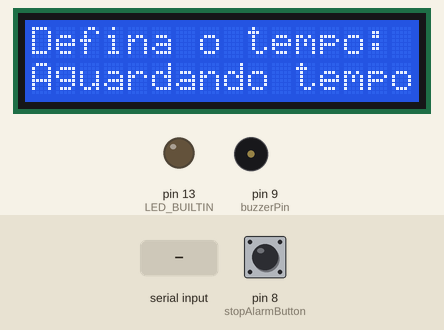
A sketch run on a simulated Arduino Uno, built with avr-gcc and run on an emulated ATmega328P. On the bench: 16×2 character LCD, output pins drawn as LEDs (lit = HIGH), buzzer (waves = sounding). Inputs (shaded band) come from the test bench; at power-on: pin 8 (stopAlarmButton) HIGH.

Above: at 1.1 s.
1.2 s: "90:45:200\n" received over Serial
At 2.7 s:
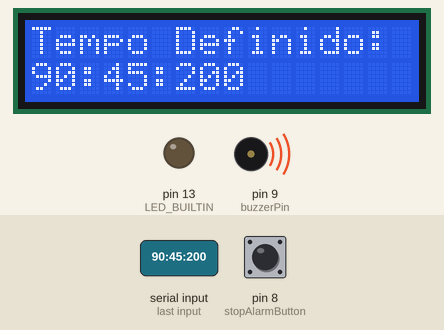
4.2 s: pin 8 (stopAlarmButton) pulled LOW for 0.15 s
At 4.6 s:
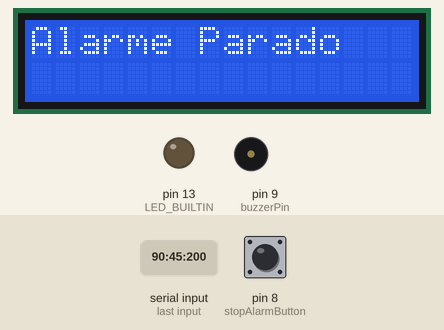
6.8 s: "30:150:10\n" received over Serial
At 8.8 s:
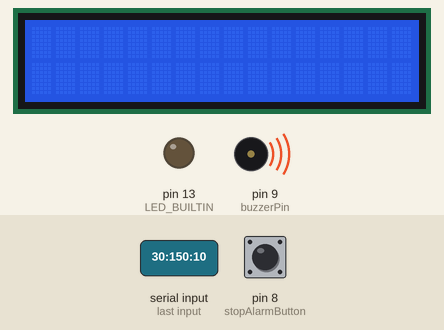
9.8 s: pin 8 (stopAlarmButton) pulled LOW for 1 s
At 11.3 s:
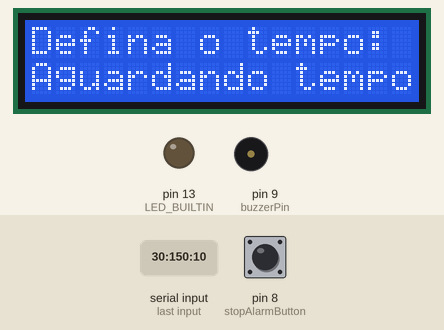
12.4 s: "90:45\n" received over Serial
At 13.3 s:
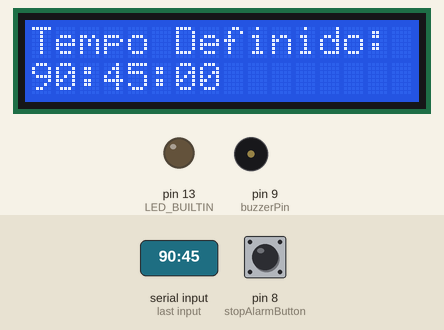
15.4 s: pin 8 (stopAlarmButton) pulled LOW for 3.2 s
At 17.9 s:
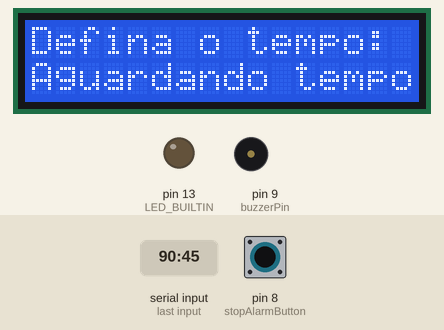
Timing chart, 0 to 19.4 s (numbered marks = the images above; inputs shaded):
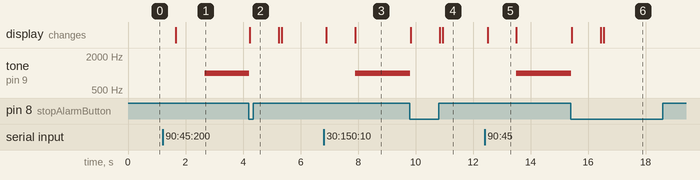

The sketch:

temporizador.ino
```cpp
#include <Adafruit_LiquidCrystal.h>


Adafruit_LiquidCrystal lcd(0);

int seconds = 0;
int buzzerPin = 9;
int pauseButton = 7;
int stopAlarmButton = 8;
bool alarmActive = false;
bool paused = false;
bool lastPauseState = HIGH;

void setup() {
  lcd.begin(16,2); // Inicializa o LCD I2C

  pinMode(buzzerPin, OUTPUT);
  pinMode(pauseButton, INPUT_PULLUP);
  pinMode(stopAlarmButton, INPUT_PULLUP);
  pinMode(LED_BUILTIN, OUTPUT);

  Serial.begin(9600);

  lcd.setCursor(0, 0);
  lcd.print("Defina o tempo:");
  lcd.setCursor(0, 1);
  lcd.print("Formato:hh:mm:ss");

  while (Serial.available() == 0) {
    lcd.setCursor(0, 1);
    lcd.print("Aguardando tempo");
    delay(500);
  }

  // Lê o tempo do monitor serial
  String input = Serial.readStringUntil('\n');
  int hours = 0, minutes = 0, sec = 0;
  int colonIndex = input.indexOf(':');

  if (colonIndex != -1) {
    hours = input.substring(0, colonIndex).toInt();
    minutes = input.substring(colonIndex + 1, colonIndex + 3).toInt();
    sec = input.substring(colonIndex + 4).toInt();
  }
  seconds = hours * 3600 + minutes * 60 + sec;
  lcd.clear();
  lcd.print("Tempo Definido:");
  lcd.setCursor(0, 1);
  if(hours < 10) lcd.print("0");
  lcd.print(hours);
  lcd.print(":");
  if(minutes < 10) lcd.print("0");
  lcd.print(minutes);
  lcd.print(":");
  if (sec < 10) lcd.print("0");
  lcd.print(sec);
  delay(1000);
  lcd.clear();
}

void loop() {
  while (seconds > 0) {
    if (digitalRead(pauseButton) == LOW && lastPauseState == HIGH) {
      paused = !paused;
      lcd.clear();
      if (paused) {
        lcd.print("Pausado");
      } else {
        lcd.print("Retomando...");
        delay(1000);
      }
    }
    lastPauseState = digitalRead(pauseButton);

    if (!paused) {
      int hours = seconds / 3600;        // Cálculo da hora na tela
      int minutes = (seconds % 3600) / 60;   // Cálculo dos minutos na tela
      int secs = (seconds % 3600) % 60;    // Cálculo dos segundos na tela

      lcd.clear();
      lcd.setCursor(0, 0);
      lcd.print("Tempo: ");
      if(hours < 10) lcd.print("0");
      lcd.print(hours);
      lcd.print(":");
      if(minutes < 10) lcd.print("0");
      lcd.print(minutes);
      lcd.print(":");
      if (secs < 10) lcd.print("0");
      lcd.print(secs);

      delay(1000);
      seconds--;
    }
  }

  // Alarme quando o tempo acabar
  alarmActive = true;
  while (alarmActive) {
    tone(buzzerPin, 1000);
    lcd.clear();
    lcd.print("Tempo Esgotado!");
    lcd.setCursor(0, 1);
    lcd.print("Pressione STOP");

    if (digitalRead(stopAlarmButton) == LOW) {
      noTone(buzzerPin);
      alarmActive = false;
      lcd.clear();
      lcd.print("Alarme Parado");
      delay(1000);
      lcd.clear();
      setup();
    }
  }
}
```

Measured:
- after the input at 1.2 s, tone on pin 9 (buzzerPin): silent → 1000 Hz after 1.5 s; the display: changes after 0.47 s (image 1)
- after the input at 4.2 s, tone on pin 9 (buzzerPin): 1000 Hz → silent at once; the display: changes at once (image 2)
- after the input at 6.8 s, tone on pin 9 (buzzerPin): silent → 1000 Hz after 1.1 s; the display: first changes after 0.10 s (image 3 shows a later state)
- after the input at 9.8 s, tone on pin 9 (buzzerPin): 1000 Hz → silent at once; the display: first changes at once (image 4 shows a later state)
- after the input at 12.4 s, tone on pin 9 (buzzerPin): silent → 1000 Hz after 1.1 s; the display: changes after 0.10 s (image 5)
- after the input at 15.4 s, tone on pin 9 (buzzerPin): 1000 Hz → silent at once; the display: first changes at once (image 6 shows a later state)
- what the display in image 5 shows lasts 1.0 s, from 12.5 s to 13.5 s
